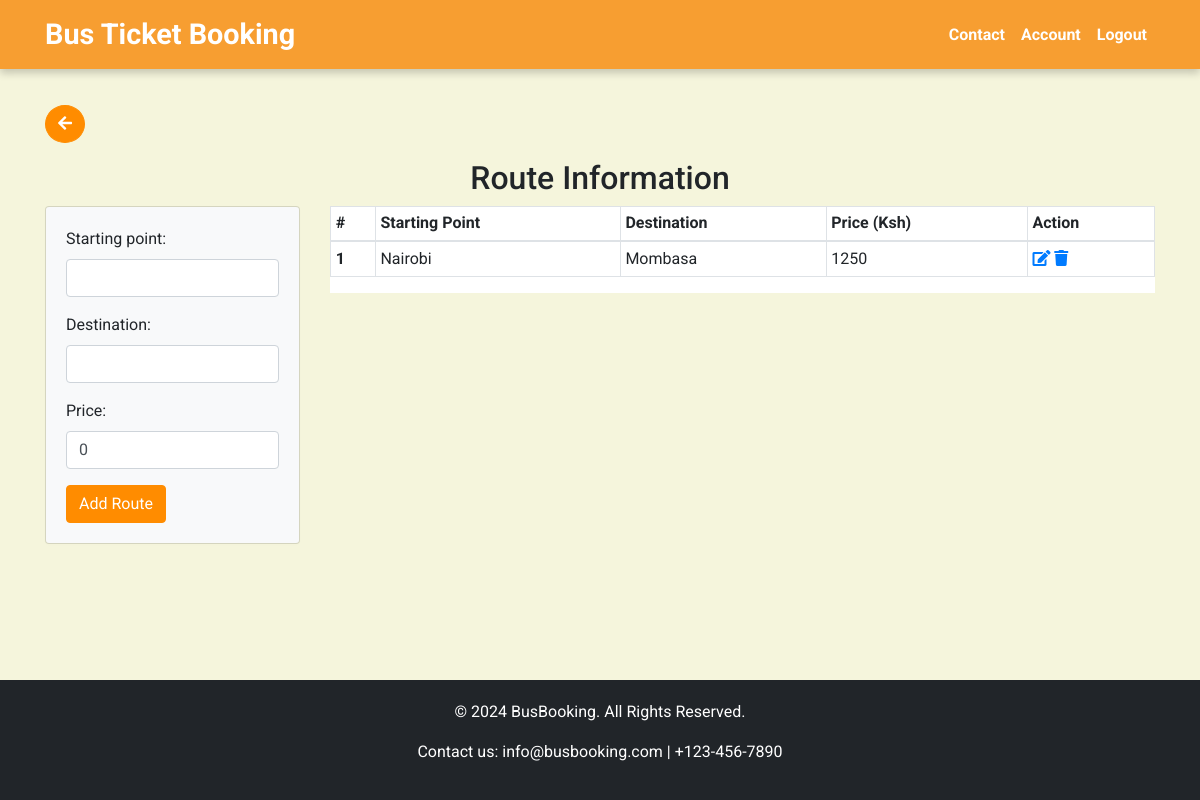
Screenshot of /routes (signed in) with the database file from the repository.
### busapp/models.py (models this page shows, shortened)
class Route(models.Model):
    starting_point = models.CharField(max_length=50)
    destination = models.CharField(max_length=50)
    price = models.BigIntegerField(default=0)

### busapp/views.py (the view)
# urls.py: path('routes', views.routes, name="routes"),
@login_required
def routes(request):
    if request.method == "POST":
        form = RoutesForm(request.POST)
        if form.is_valid:
            form.save()
            return redirect('routes')
    else:
        form = RoutesForm()
    routes = Route.objects.all()
    return render(request, "busapp/admin/routes.html", {'routes':routes, 'form':form})

### busapp/forms.py
class RoutesForm(forms.ModelForm):
    class Meta:
        model = Route
        fields = ['starting_point', 'destination', 'price']
        widgets = {
            'starting_point': forms.TextInput(attrs={'class': 'form-control'}),
            'destination': forms.TextInput(attrs={'class': 'form-control'}),
            'price': forms.NumberInput(attrs={'class': 'form-control'}),
        }

### busapp/templates/busapp/admin/routes.html (shortened to what this page needs)
{% extends "busapp/base.html" %}
{% load static %}
{% block content %}
<div class="container mb-5">
    {% if user.is_staff %}
    <a class="btn btn-primary rounded-circle mb-3" href="{% url 'admin_account' %}"><i class="fas fa-arrow-left"></i></a>
    {% else %}
    <a class="btn btn-primary rounded-circle mb-3" href="{% url 'user_account' %}"><i class="fas fa-arrow-left"></i></a>
    {% endif %}
    <h2 class="text-center">Route Information</h2>
    <div class="row">
        <div class="col-md-3">
            <div class="card card-body bg-light">
                <form method="post">
                    {{ form.as_p }}
                    <button type="submit" class="btn btn-primary">Add Route</button>
                </form>
            </div>
        </div>
        <div class="col-md-9">
            <div class="table-responsive bg-white" style="max-height: 400px; overflow-y: auto;">
                <table class="table table-bordered table-sm table-hover">
                    <thead>
                        <tr>
                            <th scope="col">#</th>
                            <th scope="col">Starting Point</th>
                            <th scope="col">Destination</th>
                            <th scope="col">Price (Ksh)</th>
                            <th scope="col">Action</th>
                        </tr>
                    </thead>
                    <tbody>
                        {% for route in routes %}
                        <tr>
                            <th scope="row">{{ forloop.counter }}</th>
                            <td>{{ route.starting_point }}</td>
                            <td>{{ route.destination }}</td>
                            <td>{{ route.price }}</td>
                            <td>
                                <a href="{% url 'edit_route' route.id %}" class="action-icons edit-icon">
                                    <i class="fas fa-edit"></i>
                                </a>
                                <a href="{% url 'delete_route' route.id %}" class="action-icons delete-icon">
                                    <i class="fas fa-trash"></i>
                                </a>
                            </td>
                        </tr>
                        {% endfor %}
                    </tbody>
                </table>
            </div>
        </div>
    </div>
</div>
{% endblock %}

### busapp/static/css/style.css (style rules this page uses)
html, body { height: 100%; margin: 0; display: flex; flex-direction: column; scroll-behavior: smooth; }
body { font-family: 'Roboto', sans-serif; background-color: #F5F5DC; }
.btn { background-color: #ff8c00 !important; border-color: #ff8c00 !important; color: white !important; }

### busapp/static/css/account.css (style rules this page uses)
.card { background-clip: padding-box; box-shadow: 0 1px 4px rgba(24,28,33,0.012); }

### rows the page displays
Route: starting_point "Nairobi", destination "Mombasa", price "1250"
